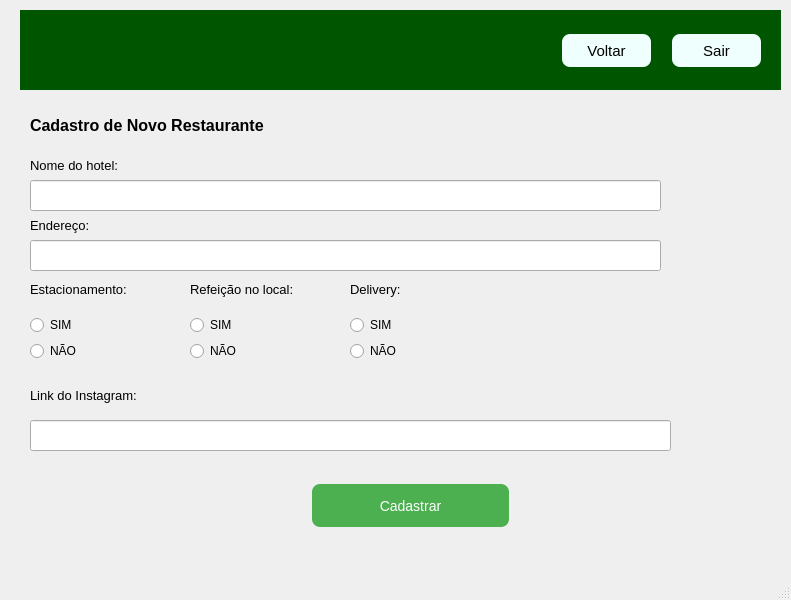
<?xml version="1.0" encoding="UTF-8"?>
<ui version="4.0">
 <class>MainWindow</class>
 <widget class="QMainWindow" name="MainWindow">
  <property name="geometry">
   <rect>
    <x>0</x>
    <y>0</y>
    <width>791</width>
    <height>600</height>
   </rect>
  </property>
  <property name="windowTitle">
   <string>MainWindow</string>
  </property>
  <widget class="QWidget" name="centralwidget">
   <widget class="QWidget" name="widget" native="true">
    <property name="geometry">
     <rect>
      <x>20</x>
      <y>10</y>
      <width>761</width>
      <height>80</height>
     </rect>
    </property>
    <property name="styleSheet">
     <string notr="true">background-color: rgb(0, 85, 0);</string>
    </property>
    <widget class="QPushButton" name="pushButton_sair">
     <property name="geometry">
      <rect>
       <x>650</x>
       <y>20</y>
       <width>93</width>
       <height>41</height>
      </rect>
     </property>
     <property name="styleSheet">
      <string notr="true">QPushButton {
           
	
	
	background-color: rgb(238, 255, 254);
           border: none;
           padding: 10px 20px;
           text-align: center;
           text-decoration: none;
           display: inline-block;
           font-size: 15px;
           margin: 4px 2px;
           cursor: pointer;
           border-radius: 8px;
        }
        QPushButton:hover {
          
	
	background-color: rgb(255, 255, 255);
        }</string>
     </property>
     <property name="text">
      <string>Sair</string>
     </property>
    </widget>
    <widget class="QPushButton" name="pushButton_voltar">
     <property name="geometry">
      <rect>
       <x>540</x>
       <y>20</y>
       <width>93</width>
       <height>41</height>
      </rect>
     </property>
     <property name="styleSheet">
      <string notr="true">QPushButton {
           
	
	
	background-color: rgb(238, 255, 254);
           border: none;
           padding: 10px 20px;
           text-align: center;
           text-decoration: none;
           display: inline-block;
           font-size: 15px;
           margin: 4px 2px;
           cursor: pointer;
           border-radius: 8px;
        }
        QPushButton:hover {
          
	
	background-color: rgb(255, 255, 255);
        }</string>
     </property>
     <property name="text">
      <string>Voltar</string>
     </property>
    </widget>
    <widget class="QWidget" name="widget_2" native="true">
     <property name="geometry">
      <rect>
       <x>0</x>
       <y>0</y>
       <width>761</width>
       <height>80</height>
      </rect>
     </property>
     <property name="styleSheet">
      <string notr="true">background-color: rgb(0, 85, 0);</string>
     </property>
     <widget class="QPushButton" name="pushButton_sair_2">
      <property name="geometry">
       <rect>
        <x>650</x>
        <y>20</y>
        <width>93</width>
        <height>41</height>
       </rect>
      </property>
      <property name="styleSheet">
       <string notr="true">QPushButton {
           
	
	
	background-color: rgb(238, 255, 254);
           border: none;
           padding: 10px 20px;
           text-align: center;
           text-decoration: none;
           display: inline-block;
           font-size: 15px;
           margin: 4px 2px;
           cursor: pointer;
           border-radius: 8px;
        }
        QPushButton:hover {
          
	
	background-color: rgb(255, 255, 255);
        }</string>
      </property>
      <property name="text">
       <string>Sair</string>
      </property>
     </widget>
     <widget class="QPushButton" name="pushButton_voltar_2">
      <property name="geometry">
       <rect>
        <x>540</x>
        <y>20</y>
        <width>93</width>
        <height>41</height>
       </rect>
      </property>
      <property name="styleSheet">
       <string notr="true">QPushButton {
           
	
	
	background-color: rgb(238, 255, 254);
           border: none;
           padding: 10px 20px;
           text-align: center;
           text-decoration: none;
           display: inline-block;
           font-size: 15px;
           margin: 4px 2px;
           cursor: pointer;
           border-radius: 8px;
        }
        QPushButton:hover {
          
	
	background-color: rgb(255, 255, 255);
        }</string>
      </property>
      <property name="text">
       <string>Voltar</string>
      </property>
     </widget>
    </widget>
   </widget>
   <widget class="QLabel" name="label">
    <property name="geometry">
     <rect>
      <x>30</x>
      <y>110</y>
      <width>321</width>
      <height>31</height>
     </rect>
    </property>
    <property name="font">
     <font>
      <pointsize>12</pointsize>
      <weight>75</weight>
      <bold>true</bold>
     </font>
    </property>
    <property name="text">
     <string>Cadastro de Novo Restaurante</string>
    </property>
   </widget>
   <widget class="QLabel" name="label_2">
    <property name="geometry">
     <rect>
      <x>30</x>
      <y>150</y>
      <width>121</width>
      <height>31</height>
     </rect>
    </property>
    <property name="font">
     <font>
      <pointsize>10</pointsize>
     </font>
    </property>
    <property name="text">
     <string>Nome do hotel:</string>
    </property>
   </widget>
   <widget class="QLabel" name="label_3">
    <property name="geometry">
     <rect>
      <x>30</x>
      <y>210</y>
      <width>121</width>
      <height>31</height>
     </rect>
    </property>
    <property name="font">
     <font>
      <pointsize>10</pointsize>
     </font>
    </property>
    <property name="text">
     <string>Endereço:</string>
    </property>
   </widget>
   <widget class="QLabel" name="label_6">
    <property name="geometry">
     <rect>
      <x>30</x>
      <y>380</y>
      <width>151</width>
      <height>31</height>
     </rect>
    </property>
    <property name="font">
     <font>
      <pointsize>10</pointsize>
     </font>
    </property>
    <property name="text">
     <string>Link do Instagram:</string>
    </property>
   </widget>
   <widget class="QLineEdit" name="lineEdit_nome">
    <property name="geometry">
     <rect>
      <x>30</x>
      <y>180</y>
      <width>631</width>
      <height>31</height>
     </rect>
    </property>
    <property name="font">
     <font>
      <pointsize>10</pointsize>
     </font>
    </property>
   </widget>
   <widget class="QLineEdit" name="lineEdit_endereco">
    <property name="geometry">
     <rect>
      <x>30</x>
      <y>240</y>
      <width>631</width>
      <height>31</height>
     </rect>
    </property>
    <property name="font">
     <font>
      <pointsize>10</pointsize>
     </font>
    </property>
   </widget>
   <widget class="QLineEdit" name="lineEdit_endereco_2">
    <property name="geometry">
     <rect>
      <x>30</x>
      <y>420</y>
      <width>641</width>
      <height>31</height>
     </rect>
    </property>
    <property name="font">
     <font>
      <pointsize>10</pointsize>
     </font>
    </property>
   </widget>
   <widget class="QPushButton" name="pushButton_add_restaurante">
    <property name="geometry">
     <rect>
      <x>310</x>
      <y>480</y>
      <width>201</width>
      <height>51</height>
     </rect>
    </property>
    <property name="styleSheet">
     <string notr="true">QPushButton {
           background-color: #4CAF50;
           border: none;
           color: white;
           padding: 10px 20px;
           text-align: center;
           text-decoration: none;
           display: inline-block;
           font-size: 14px;
           margin: 4px 2px;
           cursor: pointer;
           border-radius: 8px;
        }
        QPushButton:hover {
           background-color: #45a049;
        }</string>
    </property>
    <property name="text">
     <string>Cadastrar</string>
    </property>
   </widget>
   <widget class="QWidget" name="layoutWidget">
    <property name="geometry">
     <rect>
      <x>30</x>
      <y>270</y>
      <width>131</width>
      <height>91</height>
     </rect>
    </property>
    <layout class="QVBoxLayout" name="verticalLayout">
     <item>
      <widget class="QLabel" name="label_4">
       <property name="font">
        <font>
         <pointsize>10</pointsize>
        </font>
       </property>
       <property name="text">
        <string>Estacionamento:</string>
       </property>
      </widget>
     </item>
     <item>
      <widget class="QRadioButton" name="radioButton_esta_sim">
       <property name="text">
        <string>SIM</string>
       </property>
      </widget>
     </item>
     <item>
      <widget class="QRadioButton" name="radioButton_esta_nao">
       <property name="text">
        <string>NÃO</string>
       </property>
      </widget>
     </item>
    </layout>
   </widget>
   <widget class="QWidget" name="layoutWidget">
    <property name="geometry">
     <rect>
      <x>190</x>
      <y>270</y>
      <width>134</width>
      <height>91</height>
     </rect>
    </property>
    <layout class="QVBoxLayout" name="verticalLayout_2">
     <item>
      <widget class="QLabel" name="label_5">
       <property name="font">
        <font>
         <pointsize>10</pointsize>
        </font>
       </property>
       <property name="text">
        <string>Refeição no local:</string>
       </property>
      </widget>
     </item>
     <item>
      <widget class="QRadioButton" name="radioButton_refe_sim">
       <property name="text">
        <string>SIM</string>
       </property>
      </widget>
     </item>
     <item>
      <widget class="QRadioButton" name="radioButton_refe_nao">
       <property name="text">
        <string>NÃO</string>
       </property>
      </widget>
     </item>
    </layout>
   </widget>
   <widget class="QWidget" name="layoutWidget_2">
    <property name="geometry">
     <rect>
      <x>350</x>
      <y>270</y>
      <width>131</width>
      <height>91</height>
     </rect>
    </property>
    <layout class="QVBoxLayout" name="verticalLayout_3">
     <item>
      <widget class="QLabel" name="label_7">
       <property name="font">
        <font>
         <pointsize>10</pointsize>
        </font>
       </property>
       <property name="text">
        <string>Delivery:</string>
       </property>
      </widget>
     </item>
     <item>
      <widget class="QRadioButton" name="radioButton_delivery_sim">
       <property name="text">
        <string>SIM</string>
       </property>
      </widget>
     </item>
     <item>
      <widget class="QRadioButton" name="radioButton_delivery_nao">
       <property name="text">
        <string>NÃO</string>
       </property>
      </widget>
     </item>
    </layout>
   </widget>
  </widget>
  <widget class="QMenuBar" name="menubar">
   <property name="geometry">
    <rect>
     <x>0</x>
     <y>0</y>
     <width>791</width>
     <height>26</height>
    </rect>
   </property>
  </widget>
  <widget class="QStatusBar" name="statusbar"/>
 </widget>
 <resources/>
 <connections/>
</ui>
